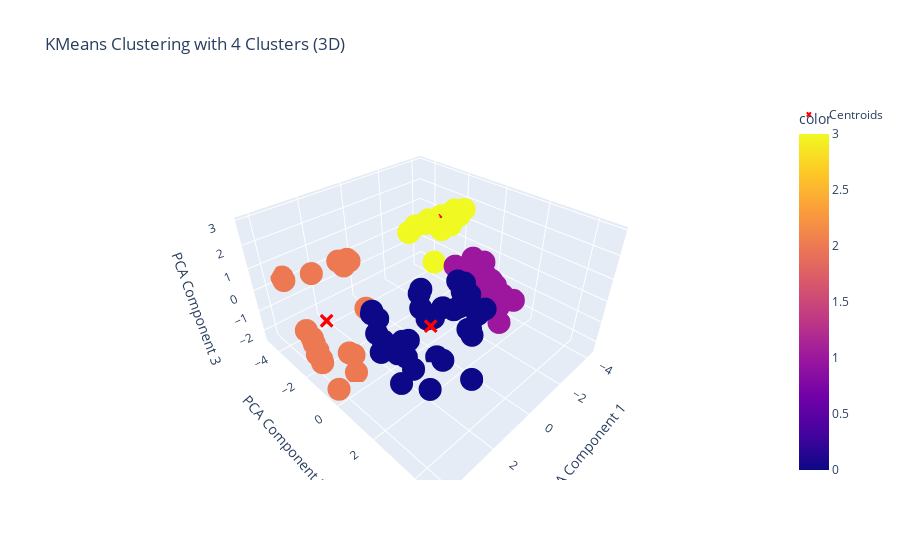

Notebook source saved alongside this figure:
### Markdown cell above
### <span style='color:#A2D00B'>Plotting Clusters Using PCA</span>

### Code cell
# Apply KMeans with 4 clusters
Clustering = KMeans(n_clusters=4, random_state=2).fit(df_scaled)
labels = Clustering.labels_
df['Cluster'] = labels
df_encoded['Cluster'] = labels

# Perform PCA for 2D visualization
pca = PCA(n_components=2)
pca_df = pca.fit_transform(df_scaled)

# Transform the cluster centers using the same PCA transformation
centers = pca.transform(Clustering.cluster_centers_)

# 2D Scatter Plot using Seaborn
# 2D Scatter Plot using Seaborn
plt.figure(figsize=(10, 6))
sns.scatterplot(
    x=pca_df[:, 0],
    y=pca_df[:, 1],
    hue=labels,
    palette="Set1",
    legend='full',
    alpha=0.9
)
plt.scatter(centers[:, 0], centers[:, 1], c='#A613F5', s=100, marker='*', label='Centroids')
plt.title("KMeans Clustering with 4 Clusters (2D)", size=15)
plt.xlabel("PCA Component 1")
plt.ylabel("PCA Component 2")
plt.legend()
plt.grid(True)
plt.show()

# 3D Scatter Plot using Plotly
# Perform PCA for 3 components for 3D plotting
pca_3d = PCA(n_components=3)
pca_df_3d = pca_3d.fit_transform(df_scaled)
centers_3d = pca_3d.transform(Clustering.cluster_centers_)

fig = px.scatter_3d(
    x=pca_df_3d[:, 0],
    y=pca_df_3d[:, 1],
    z=pca_df_3d[:, 2],
    color=labels,
    title="KMeans Clustering with 4 Clusters (3D)",
    labels={'x': 'PCA Component 1', 'y': 'PCA Component 2', 'z': 'PCA Component 3'}
)

# Add cluster centroids to the 3D plot
fig.add_scatter3d(
    x=centers_3d[:, 0],
    y=centers_3d[:, 1],
    z=centers_3d[:, 2],
    mode='markers',
    marker=dict(size=5, color='red', symbol='x'),
    name='Centroids'
)

fig.show()

### Figure 1 — Plotly figure (JSON) as saved in the notebook; plotly's stock layout.template omitted (floating-point values rounded to 4 significant figures)
{"data": [{"hovertemplate": "PCA Component 1=%{x}<br>PCA Component 2=%{y}<br>PCA Component 3=%{z}<br>color=%{marker.color}<extra></extra>", "legendgroup": "", "marker": {"color": [2, 1, 0, 1, 2, 1, 1, 1, 2, 2, 0, 1, 2, 2, 1, 0, 2, 3, 3, 3, 1, 2, 0, 1, 1, 0, 1, 2, 2, 0, 1, 0, 0, 0, 1, 0, 3, 3, 2, 3, 2, 3, 2, 0, 2, 0, 1, 0, 2, 0, 0, 0, 0, 0, 0, 0, 1, 3, 3, 3, 3, 3, 2, 1, 1, 1, 0, 1, 0, 2, 0, 0, 1, 2, 3, 0, 2, 0, 0, 0, 1, 0, 1, 0, 2, 1, 3, 1, 0, 1, 2, 0, 1, 3, 2, 0, 1, 0, 1], "coloraxis": "coloraxis", "symbol": "circle"}, "mode": "markers", "name": "", "scene": "scene", "showlegend": false, "type": "scatter3d", "x": [3.404, -2.568, 0.3296, -1.371, 2.578, -4.134, -1.586, -3.844, 3.171, 4.006, 2.496, -3.827, 2.676, 3.686, -3.904, 3.065, 3.421, -4.233, -2.041, -3.964, -1.293, 4.045, 2.6, -3.744, -2.526, 2.737, -3.882, 3.855, 3.477, 2.691, -3.923, 0.5232, 0.0152, -0.3008, -2.488, 3.135, -1.764, -0.5237, 2.017, -2.547, 3.925, -2.885, 2.463, 0.5621, 3.806, 0.1149, -3.148, 0.6331, 3.932, -0.09057, 0.5194, 3.433, 2.716, 0.3241, 2.958, -0.1312, -2.334, -4.13, -3.036, -4.237, -1.945, -0.839, 2.166, -3.784, -2.529, -3.752, 0.1009, -1.603, 0.2545, 3.08, 0.7836, 2.891, -3.92, 2.569, -1.591, 0.1228, 3.919, 2.77, -0.07478, 3.43, -3.536, 3.647, -2.386, 0.6935, 4.25, -3.686, -4.166, -1.457, 0.2501, -3.728, 3.754, 3.482, -1.35, -4.196, 2.295, 3.672, -2.436, 0.3947, -2.407], "y": [-4.634, 0.1839, 0.8337, 1.032, -0.4541, -0.9588, 0.3954, 0.2512, -0.6302, -1.556, 0.1088, 0.5503, -3.695, -2.985, -0.3381, 4.731, -4.696, -2.526, -1.65, -1.743, 1.129, -1.523, 0.07013, 0.4238, 0.6218, 0.0919, 0.3749, -1.819, -0.1729, -0.009402, 0.0579, 0.4902, 2.267, 1.082, 1.679, 1.808, -1.721, -1.173, -2.748, -0.7742, -1.979, -1.537, -1.46, 0.196, -2.297, 1.909, -0.7344, 0.1956, -2.117, 1.528, 1.343, 2.846, 1.423, 2.68, 3.516, 1.951, 1.625, -2.292, -2.211, -2.441, -2.088, -1.896, -2.157, 0.1649, 0.06628, 0.4326, 1.778, 0.1655, 2.235, -1.098, 0.4396, 0.5816, -0.42, -1.172, -0.8439, 1.573, -1.89, 0.6224, 2.108, 2.393, 1.568, 2.894, 1.625, 0.9847, -0.2101, 0.8935, -2.205, 0.05487, 1.976, 0.4396, -2.491, 2.6, 0.9816, -2.493, -1.96, 3.771, 1.498, 3.015, 1.542], "z": [0.1165, 0.2258, -2.387, -0.4246, 0.5608, -1.269, -0.9714, -1.795, -2.262, -1.635, -1.201, -1.882, 0.5425, -1.303, -0.9418, 1.241, 0.2631, 1.305, -0.1049, 1.682, -0.1535, -1.569, -0.2624, -1.473, -0.3203, 0.8199, -2.059, -2.111, -0.8645, 0.6232, -1.392, -0.5489, -0.5793, -0.2406, -1.774, 0.2776, 1.972, 2.352, 1.235, 2.32, -1.742, 1.398, 2.064, -0.1773, -1.475, 0.7324, -2.157, 0.5259, -1.034, 0.2517, -2.101, 0.5452, -1.664, 0.7693, 2.937, -0.5779, -0.5703, 1.399, 1.545, 1.174, 1.605, 1.687, 1.351, -1.01, 0.6207, -1.143, 1.148, -0.09182, 1.326, -1.637, 0.9163, 0.8532, -0.3863, 2.162, 1.923, 1.498, -1.488, -0.1467, -0.4228, 1.358, -1.242, 1.843, -0.9402, -0.1206, -2.032, -1.392, 1.15, 0.7133, 1.668, -1.128, -1.342, 0.9007, 0.1822, 1.323, 1.697, 0.5829, -0.5699, 1.226, -0.4965]}, {"marker": {"color": "red", "size": 5, "symbol": "x"}, "mode": "markers", "name": "Centroids", "type": "scatter3d", "x": [1.493, -2.898, 3.295, -2.806], "y": [1.648, 0.5466, -1.988, -1.84], "z": [0.3416, -0.8514, -0.4774, 1.515]}], "layout": {"coloraxis": {"colorbar": {"title": {"text": "color"}}, "colorscale": [[0, "#0d0887"], [0.1111, "#46039f"], [0.2222, "#7201a8"], [0.3333, "#9c179e"], [0.4444, "#bd3786"], [0.5556, "#d8576b"], [0.6667, "#ed7953"], [0.7778, "#fb9f3a"], [0.8889, "#fdca26"], [1, "#f0f921"]]}, "legend": {"tracegroupgap": 0}, "scene": {"domain": {"x": [0, 1], "y": [0, 1]}, "xaxis": {"title": {"text": "PCA Component 1"}}, "yaxis": {"title": {"text": "PCA Component 2"}}, "zaxis": {"title": {"text": "PCA Component 3"}}}, "title": {"text": "KMeans Clustering with 4 Clusters (3D)"}}}
